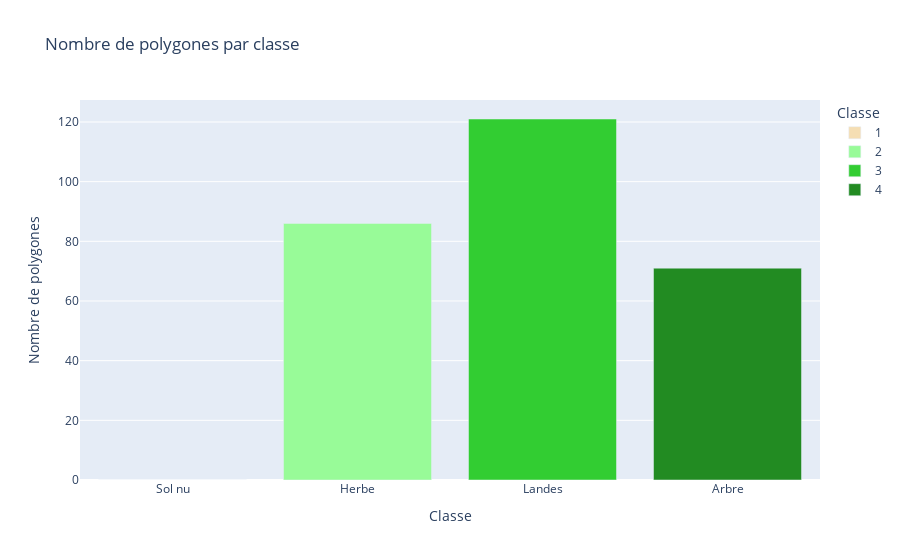

Notebook code for this chart:
### Markdown cell above
## Analyse des échantillons
### Nombre d'échantillons

### Code cell
# Chemin vers le fichier shapefile
shp_path = '/home/onyxia/work/data/projet_eval/PI_strates_bretagne_32630.shp'

# Charger le fichier
gdf = gpd.read_file(shp_path)

# Compter le nombre de polygones par classe
polygon_counts = gdf['strate'].value_counts().reset_index()
polygon_counts.columns = ['Classe', 'Nombre de polygones']

# Convertir 'Classe' en chaîne de caractères pour éviter les conflits de type
polygon_counts['Classe'] = polygon_counts['Classe'].astype(str)

# Créer un DataFrame avec toutes les classes (1, 2, 3, 4), même si elles sont absentes
all_classes = pd.DataFrame({'Classe': ['1', '2', '3', '4']})

# Fusionner avec les comptes réels
polygon_counts = all_classes.merge(polygon_counts, on='Classe', how='left').fillna(0)

# Dictionnaire de correspondance classe/couleur (personnalisable)
color_map = {
    '1': '#F5DEB3',  # Sol nu 
    '2': '#98FB98',  # Herbe 
    '3': '#32CD32',  # Landes 
    '4': '#228B22'   # Arbre 
}

# Créer le diagramme avec Plotly
fig_polygons = px.bar(
    polygon_counts,
    x='Classe',
    y='Nombre de polygones',
    color='Classe',
    color_discrete_map=color_map,
    title='Nombre de polygones par classe',
    labels={'Classe': 'Classe', 'Nombre de polygones': 'Nombre de polygones'},
    category_orders={'Classe': ['1', '2', '3', '4']}
)

# Personnaliser l'affichage des classes sur l'axe x
fig_polygons.update_xaxes(
    type='category',  # Forcer l'affichage en catégories discrètes
    tickvals=['1', '2', '3', '4'],  # Valeurs exactes à afficher
    ticktext=['Sol nu', 'Herbe', 'Landes', 'Arbre']   # Libellés à afficher
)

# Enregistrer la figure
output_polygon_path = '/home/onyxia/work/results/figure/diag_baton_nb_poly_by_class.html'
os.makedirs(os.path.dirname(output_polygon_path), exist_ok=True)
fig_polygons.write_html(output_polygon_path)

# Afficher la figure dans le notebook
fig_polygons.show()

# Vérifier les valeurs uniques de 'strate'
print("Valeurs uniques de 'strate' :", gdf['strate'].unique())

# Vérifier le nombre de polygones par classe
print("Nombre de polygones par classe :\n", gdf['strate'].value_counts())

### Figure 1 — Plotly figure (JSON) as saved in the notebook; plotly's stock layout.template omitted (floating-point values rounded to 4 significant figures)
{"data": [{"hovertemplate": "Classe=%{x}<br>Nombre de polygones=%{y}<extra></extra>", "legendgroup": "1", "marker": {"color": "#F5DEB3", "pattern": {"shape": ""}}, "name": "1", "orientation": "v", "showlegend": true, "textposition": "auto", "type": "bar", "x": ["1"], "xaxis": "x", "y": [0.0], "yaxis": "y"}, {"hovertemplate": "Classe=%{x}<br>Nombre de polygones=%{y}<extra></extra>", "legendgroup": "2", "marker": {"color": "#98FB98", "pattern": {"shape": ""}}, "name": "2", "orientation": "v", "showlegend": true, "textposition": "auto", "type": "bar", "x": ["2"], "xaxis": "x", "y": [86.0], "yaxis": "y"}, {"hovertemplate": "Classe=%{x}<br>Nombre de polygones=%{y}<extra></extra>", "legendgroup": "3", "marker": {"color": "#32CD32", "pattern": {"shape": ""}}, "name": "3", "orientation": "v", "showlegend": true, "textposition": "auto", "type": "bar", "x": ["3"], "xaxis": "x", "y": [121.0], "yaxis": "y"}, {"hovertemplate": "Classe=%{x}<br>Nombre de polygones=%{y}<extra></extra>", "legendgroup": "4", "marker": {"color": "#228B22", "pattern": {"shape": ""}}, "name": "4", "orientation": "v", "showlegend": true, "textposition": "auto", "type": "bar", "x": ["4"], "xaxis": "x", "y": [71.0], "yaxis": "y"}], "layout": {"barmode": "relative", "legend": {"title": {"text": "Classe"}, "tracegroupgap": 0}, "title": {"text": "Nombre de polygones par classe"}, "xaxis": {"anchor": "y", "categoryarray": ["1", "2", "3", "4"], "categoryorder": "array", "domain": [0, 1], "ticktext": ["Sol nu", "Herbe", "Landes", "Arbre"], "tickvals": ["1", "2", "3", "4"], "title": {"text": "Classe"}, "type": "category"}, "yaxis": {"anchor": "x", "domain": [0, 1], "title": {"text": "Nombre de polygones"}}}}
